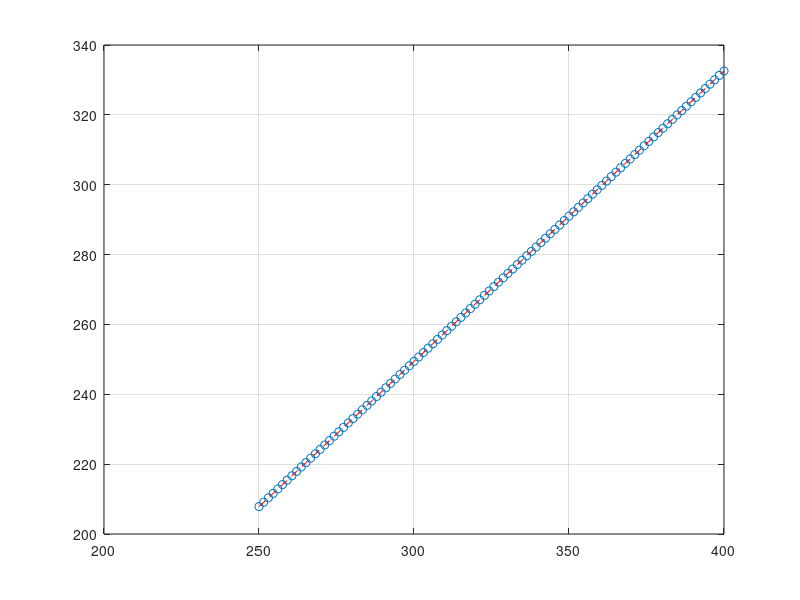

Here is the MATLAB script that generated this plot:
%  The Ideal Gas Law was defined in Example 3.7. Assume
% that the volume of 1 mole of this gas is 10 L, and plot the pressure of the
% gas as a function of temperature as the temperature is changed from 250 to
% 400 kelvins. What sort of plot (linear, semilogx, etc.) is most appropriate
% for this data?
R=8.314;
V=10;
n=1;
T=linspace(250,400);
P=n*R*T/V;
figure (1)
plot(T,P,'o',T,P,'r--');
grid on